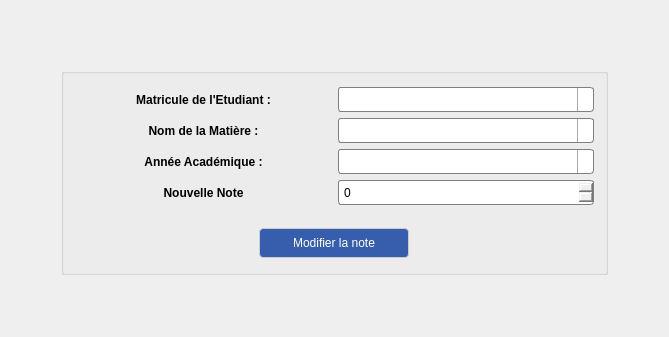
<?xml version="1.0" encoding="UTF-8"?>
<ui version="4.0">
 <class>FenetreModifierNote</class>
 <widget class="QWidget" name="FenetreModifierNote">
  <property name="geometry">
   <rect>
    <x>0</x>
    <y>0</y>
    <width>669</width>
    <height>337</height>
   </rect>
  </property>
  <property name="windowTitle">
   <string>FenetreModifierNote</string>
  </property>
  <property name="styleSheet">
   <string notr="true">QPushButton#boutonModifierNoteEtudiant {
	font: 75 14pt &quot;Tw Cen MT&quot;;
	border: 1px solid #ccc;
	border-radius: 4px;
	background-color: rgb(55, 94, 173);
	color: #fff;
}

QPushButton#boutonModifierNoteEtudiant:hover {
	background-color: rgb(47, 80, 147);
}

QMessageBox { 
	font-size: 15px;
 }

labelResultat{
	background-color: #fff;
}

QLabel {
	font: 75 10pt &quot;MS Shell Dlg 2&quot;;
	font-weight: bold;
	text-align: center;
}

QComboBox, QSpinBox{
     border: 1px solid gray;
     border-radius: 3px;
     padding: 1px 18px 1px 3px;
     min-width: 6em;
 }
 
 QComboBox:!editable, QComboBox::drop-down:editable {
      background: qlineargradient(x1: 0, y1: 0, x2: 0, y2: 1,
                                  stop: 0 #E1E1E1, stop: 0.4 #DDDDDD,
                                  stop: 0.5 #D8D8D8, stop: 1.0 #D3D3D3);
 }

 QSpinBox:!editable {
     background: qlineargradient(x1: 0, y1: 0, x2: 0, y2: 1,
                                  stop: 0 #fff, stop: 0.4 #fff,
                                  stop: 0.5 #fff, stop: 1.0 #fff);
 }

QSpinBox:editable:on{
	background-color: #ffffff;
}

 QComboBox:!editable:on, QComboBox::drop-down:editable:on {
     background: qlineargradient(x1: 0, y1: 0, x2: 0, y2: 1,
                                 stop: 0 #D3D3D3, stop: 0.4 #D8D8D8,
                                 stop: 0.5 #DDDDDD, stop: 1.0 #E1E1E1);
 }
 
 QComboBox:on{
     padding-top: 3px;
     padding-left: 4px;
 }
 
 QComboBox::drop-down {
     subcontrol-origin: padding;
     subcontrol-position: top right;
     width: 15px;
 
     border-left-width: 1px;
     border-left-color: darkgray;
     border-left-style: solid;
     border-top-right-radius: 3px;
     border-bottom-right-radius: 3px;
 }

 QComboBox::down-arrow, QSpinBox::down-arrow{
     image: url(:/imgs/images/flecheBas.png);
	 width: 10px;
 }

QSpinBox::up-arrow{
	 image: url(:/imgs/images/flecheHaut.png);
	 width: 10px;
}

 QComboBox QAbstractItemView{
     border: 2px solid darkgray;
     selection-background-color: #394da7;
 }</string>
  </property>
  <layout class="QHBoxLayout" name="horizontalLayout_6">
   <item>
    <spacer name="horizontalSpacerGauche">
     <property name="orientation">
      <enum>Qt::Horizontal</enum>
     </property>
     <property name="sizeType">
      <enum>QSizePolicy::MinimumExpanding</enum>
     </property>
     <property name="sizeHint" stdset="0">
      <size>
       <width>50</width>
       <height>20</height>
      </size>
     </property>
    </spacer>
   </item>
   <item>
    <widget class="QGroupBox" name="groupBox">
     <property name="minimumSize">
      <size>
       <width>0</width>
       <height>207</height>
      </size>
     </property>
     <property name="maximumSize">
      <size>
       <width>16777215</width>
       <height>200</height>
      </size>
     </property>
     <property name="title">
      <string/>
     </property>
     <layout class="QVBoxLayout" name="verticalLayout_2">
      <item>
       <layout class="QVBoxLayout" name="verticalLayout">
        <item>
         <layout class="QHBoxLayout" name="horizontalLayout">
          <item>
           <widget class="QLabel" name="labelMatriculeEtudiant">
            <property name="text">
             <string>Matricule de l'Etudiant :</string>
            </property>
            <property name="alignment">
             <set>Qt::AlignCenter</set>
            </property>
           </widget>
          </item>
          <item>
           <widget class="QComboBox" name="comboBoxMatriculeEtudiant">
            <property name="minimumSize">
             <size>
              <width>101</width>
              <height>25</height>
             </size>
            </property>
            <property name="maximumSize">
             <size>
              <width>16777215</width>
              <height>16777215</height>
             </size>
            </property>
            <property name="editable">
             <bool>true</bool>
            </property>
            <property name="insertPolicy">
             <enum>QComboBox::InsertAlphabetically</enum>
            </property>
           </widget>
          </item>
         </layout>
        </item>
        <item>
         <layout class="QHBoxLayout" name="horizontalLayout_2">
          <item>
           <widget class="QLabel" name="labelNomMatiere">
            <property name="text">
             <string>Nom de la Matière :</string>
            </property>
            <property name="alignment">
             <set>Qt::AlignCenter</set>
            </property>
           </widget>
          </item>
          <item>
           <widget class="QComboBox" name="comboBoxNomMatiere">
            <property name="minimumSize">
             <size>
              <width>101</width>
              <height>25</height>
             </size>
            </property>
            <property name="maximumSize">
             <size>
              <width>16777215</width>
              <height>16777215</height>
             </size>
            </property>
            <property name="editable">
             <bool>true</bool>
            </property>
            <property name="insertPolicy">
             <enum>QComboBox::InsertAlphabetically</enum>
            </property>
           </widget>
          </item>
         </layout>
        </item>
        <item>
         <layout class="QHBoxLayout" name="horizontalLayout_3">
          <item>
           <widget class="QLabel" name="labelAnneeAcademique">
            <property name="text">
             <string>Année Académique :</string>
            </property>
            <property name="alignment">
             <set>Qt::AlignCenter</set>
            </property>
           </widget>
          </item>
          <item>
           <widget class="QComboBox" name="comboBoxAnneeAcademique">
            <property name="minimumSize">
             <size>
              <width>101</width>
              <height>25</height>
             </size>
            </property>
            <property name="maximumSize">
             <size>
              <width>16777215</width>
              <height>16777215</height>
             </size>
            </property>
            <property name="font">
             <font>
              <weight>50</weight>
              <bold>false</bold>
             </font>
            </property>
            <property name="layoutDirection">
             <enum>Qt::LeftToRight</enum>
            </property>
            <property name="autoFillBackground">
             <bool>false</bool>
            </property>
            <property name="editable">
             <bool>true</bool>
            </property>
            <property name="insertPolicy">
             <enum>QComboBox::InsertAlphabetically</enum>
            </property>
            <property name="iconSize">
             <size>
              <width>16</width>
              <height>16</height>
             </size>
            </property>
           </widget>
          </item>
         </layout>
        </item>
        <item>
         <layout class="QHBoxLayout" name="horizontalLayout_5">
          <item>
           <widget class="QLabel" name="labelNouvelleNote">
            <property name="text">
             <string>Nouvelle Note</string>
            </property>
            <property name="alignment">
             <set>Qt::AlignCenter</set>
            </property>
           </widget>
          </item>
          <item>
           <widget class="QSpinBox" name="spinBoxNouvelleNote">
            <property name="minimumSize">
             <size>
              <width>101</width>
              <height>25</height>
             </size>
            </property>
            <property name="maximum">
             <number>20</number>
            </property>
           </widget>
          </item>
         </layout>
        </item>
       </layout>
      </item>
      <item>
       <spacer name="verticalSpacerGroupBox">
        <property name="orientation">
         <enum>Qt::Vertical</enum>
        </property>
        <property name="sizeType">
         <enum>QSizePolicy::Minimum</enum>
        </property>
        <property name="sizeHint" stdset="0">
         <size>
          <width>20</width>
          <height>15</height>
         </size>
        </property>
       </spacer>
      </item>
      <item>
       <layout class="QHBoxLayout" name="horizontalLayout_4">
        <item>
         <spacer name="horizontalSpacerGroupBoxGauche">
          <property name="orientation">
           <enum>Qt::Horizontal</enum>
          </property>
          <property name="sizeType">
           <enum>QSizePolicy::Maximum</enum>
          </property>
          <property name="sizeHint" stdset="0">
           <size>
            <width>200</width>
            <height>20</height>
           </size>
          </property>
         </spacer>
        </item>
        <item>
         <widget class="QPushButton" name="boutonModifierNoteEtudiant">
          <property name="minimumSize">
           <size>
            <width>150</width>
            <height>30</height>
           </size>
          </property>
          <property name="maximumSize">
           <size>
            <width>173</width>
            <height>16777215</height>
           </size>
          </property>
          <property name="text">
           <string>Modifier la note</string>
          </property>
         </widget>
        </item>
        <item>
         <spacer name="horizontalSpacerGroupBoxDroit">
          <property name="orientation">
           <enum>Qt::Horizontal</enum>
          </property>
          <property name="sizeType">
           <enum>QSizePolicy::Maximum</enum>
          </property>
          <property name="sizeHint" stdset="0">
           <size>
            <width>200</width>
            <height>20</height>
           </size>
          </property>
         </spacer>
        </item>
       </layout>
      </item>
     </layout>
    </widget>
   </item>
   <item>
    <spacer name="horizontalSpacerDroit">
     <property name="orientation">
      <enum>Qt::Horizontal</enum>
     </property>
     <property name="sizeType">
      <enum>QSizePolicy::MinimumExpanding</enum>
     </property>
     <property name="sizeHint" stdset="0">
      <size>
       <width>50</width>
       <height>20</height>
      </size>
     </property>
    </spacer>
   </item>
  </layout>
 </widget>
 <layoutdefault spacing="6" margin="11"/>
 <resources/>
 <connections/>
</ui>
